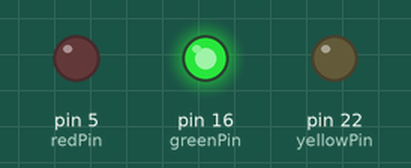
This sketch was run on a simulated Arduino Mega 2560, built with avr-gcc and run on an emulated ATmega2560. Parts: output pins drawn as LEDs (lit = HIGH).

Above: at 5.0 s.
At 12.5 s:
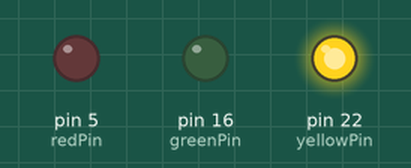
At 17.5 s:
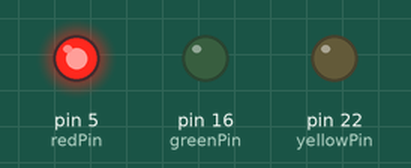
Timing chart, 0 to 26.0 s (numbered marks = the images above):
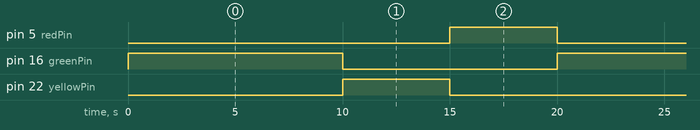

Measured:
- by itself, pin 5 (redPin), pin 22 (yellowPin): alternates HIGH for 5.0 s and LOW for 15.0 s
- by itself, pin 16 (greenPin): alternates HIGH for 10.0 s and LOW for 10.0 s
- by itself, everything shown: repeats every 20.0 s, in 3 steps

The sketch:

Mini_Project_01.ino
```cpp
const int redPin =  05;
const int yellowPin = 22;
const int greenPin = 16;

int redState = LOW;
int yellowState = LOW;
int greenState = LOW;
long StartTime = 0;

long interval = 20000;

void setup() {
  pinMode(redPin, OUTPUT);
  pinMode(yellowPin, OUTPUT);
  pinMode(greenPin, OUTPUT);
}

void loop() {

  unsigned long CheckTime = millis();
  unsigned long elapsedTime = CheckTime - StartTime;


  if (elapsedTime > interval) {
    StartTime = CheckTime;
  }

  if (elapsedTime < 10000){
    redState = LOW;
    yellowState = LOW;
    greenState = HIGH;
  }

  if (elapsedTime > 10000&&elapsedTime < 15000){
    redState= LOW;
    yellowState = HIGH;
    greenState = LOW;
  }

  if (elapsedTime > 15000){
    redState = HIGH;
    yellowState = LOW;
    greenState = LOW;
  }
  digitalWrite(redPin,redState);
  digitalWrite(yellowPin,yellowState);
  digitalWrite(greenPin,greenState);
}
```
